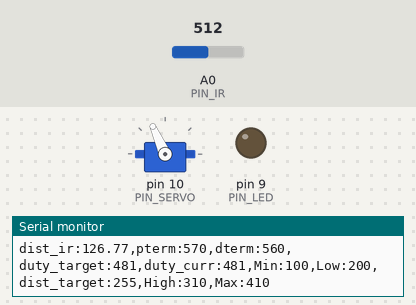
Bench run of a sketch on a simulated Arduino Uno, built with avr-gcc and run on an emulated ATmega328P. Shown: servo, output pins drawn as LEDs (lit = HIGH), the last lines printed to the serial monitor. The inputs (shaded band) are chosen by the test bench; at power-on: A0 (PIN_IR) = 512.

Above: at 1.2 s.
1.3 s: A0 (PIN_IR) set to 716
At 2.5 s:
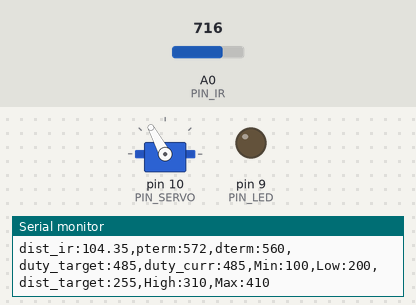
2.9 s: A0 (PIN_IR) set to 306
At 4.8 s:
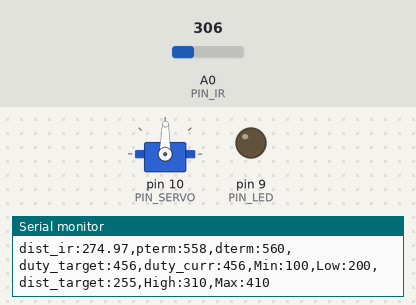
Timing chart, 0 to 6.3 s (numbered marks = the images above; inputs shaded):
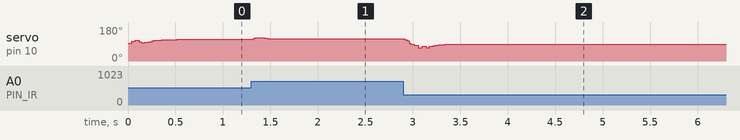

Measured:
- after the input at 1.3 s, servo on pin 10 (PIN_SERVO): 114° → 122° at once, → 119° 0.12 s later, → 118° 0.10 s later

The sketch:

PD__.ino
```cpp
#include <Servo.h>

/////////////////////////////
// Configurable parameters //
/////////////////////////////

// Arduino pin assignment
#define PIN_LED 9 // [3097] LED핀 9번으로 설정
#define PIN_SERVO 10 // [3097] 서보핀 10번으로 설정
#define PIN_IR A0 // [3097] 적외선핀 A0번으로 설정

// Framework setting
#define _DIST_TARGET 255 //[0711] 중간값
#define _DIST_MIN 100 //[0711] 측정 최솟값
#define _DIST_MAX 410 //[0711] 측정 최댓값

// Distance sensor
#define DELAY_MICROS  1500 // 필터에 넣을 샘플값을 측정하는 딜레이(고정값!)
#define _DIST_ALPHA 0.23 // [3095] ema필터의 alpha 값을 설정

// Servo range
#define _DUTY_MIN 1200   // [1615] 서보 제어 펄스 폭: 최고 각도
#define _DUTY_NEU 1500  // [1615] 서보 제어 펄스 폭: 수평
#define _DUTY_MAX 1800  // [1615] 서보 제어 펄스 폭: 최저 각도

// Servo speed control
#define _SERVO_ANGLE 5
#define _SERVO_SPEED 20

// Event periods
#define _INTERVAL_DIST 20  // [3074] 거리측정주기 (ms)
#define _INTERVAL_SERVO 20 // [3078] 서보제어주기 (ms)
#define _INTERVAL_SERIAL 100 // [3078] Serial제어주기 (ms)

// PID parameters
#define _KP 1.7
#define _KD 70.0

//////////////////////
// global variables //
//////////////////////

// Servo instance
Servo myservo;

// Distance sensor
float dist_target; // location to send the ball
float dist_raw;  // [1615] 센서가 인식한 거리
float dist_ema = 0;            // EMA 필터에 사용할 변수
const float coE[] = {-0.0000265, 0.0166209, -1.4502875, 138.2431881};
float samples_num = 3;     // 스파이크 제거를 위한 부분필터에 샘플을 몇개 측정할 것인지.

// Event periods
unsigned long last_sampling_time_dist, last_sampling_time_servo, last_sampling_time_serial;
bool event_dist, event_servo, event_serial;

// Servo speed control
int duty_chg_per_interval;
int duty_target, duty_curr;

// PID variables
float error_curr, control, pterm, dterm, iterm;
float error_prev = 0;

void setup() {
  // initialize GPIO pins for LED and attach servo
  pinMode(PIN_LED, OUTPUT); // [3083] PIN_LED 핀을 OUTPUT으로 설정
  myservo.attach(PIN_SERVO); // [3083] PIN_SERVO 핀을 servo를 쓰는 핀으로 설정
  duty_target, duty_curr = _DUTY_NEU;
  // move servo to neutral position
  myservo.writeMicroseconds(_DUTY_NEU); // [3090]

  // initialize serial port
  Serial.begin(57600); // [3083] serial port의 baud rate를 57600으로 초기화
  // convert angle speed into duty change per interval.
  duty_chg_per_interval = (_DUTY_MAX - _DUTY_MIN) * (float) (_SERVO_ANGLE) * (_INTERVAL_SERVO / 1000.0); // [3074] 서보 업데이트 1주기에 증감 가능한 duty 의 최댓값

  // [1615] 마지막 이벤트 발생 시간 초기화
  last_sampling_time_dist = 0;
  last_sampling_time_servo = 0;
  last_sampling_time_serial = 0;

  event_dist = false;
  event_servo = false;
  event_serial = false;
}

void loop() {
/////////////////////
// Event generator //
/////////////////////
  // [1615] 거리 측정 주기가 되었는지 검사
  if (millis() >= last_sampling_time_dist + _INTERVAL_DIST)
    event_dist = true;

  // [1615] 서보 제어 주기가 되었는지 검사
  if (millis() >= last_sampling_time_servo + _INTERVAL_SERVO)
    event_servo = true;

  // [1615] Serial 제어 주기가 되었는지 검사
  if (millis() >= last_sampling_time_serial + _INTERVAL_SERIAL)
    event_serial = true;


////////////////////
// Event handlers //
////////////////////

  if(event_dist) {
    event_dist = false;
    // get a distance reading from the distance sensor
    float dist = ir_distance_filtered();
    dist_raw = coE[0] * pow(dist, 3) + coE[1] * pow(dist, 2) + coE[2] * dist + coE[3];

    // PID control logic
    error_curr = _DIST_TARGET - dist_raw; // [3073] 현재 읽어들인 데이터와 기준 값의 차이
    pterm = _KP * error_curr; // [3073] p게인 값인 kp와 error 값의 곱
    iterm = 0;
    if (error_curr > 0 && error_curr < 3) dterm = (0.7 + 0.1 * error_curr) * _KD * (error_curr - error_prev);
    else if (error_curr > -3 && error_curr <= 0) dterm = -(0.8 + 0.1 * error_curr) * _KD * (error_curr - error_prev);
    else dterm = _KD * (error_curr - error_prev);
    // control = pterm + iterm + dterm;
    control = pterm + dterm;

    // duty_target = f(duty_neutral, control)
    duty_target = _DUTY_NEU + control;

    // keep duty_target value within the range of [_DUTY_MIN, _DUTY_MAX]
    duty_target = min(max(duty_target, _DUTY_MIN), _DUTY_MAX); // [1615]

    // update error_prev
    error_prev = error_curr;

    // [1615] 마지막 샘플링 시각 업데이트
    last_sampling_time_dist += _INTERVAL_DIST;
  }


  if(event_servo) {
    event_servo = false;
    // adjust duty_curr toward duty_target by duty_chg_per_interval
  if(duty_target > duty_curr) {
    duty_curr += duty_chg_per_interval;
    if(duty_curr > duty_target) duty_curr = duty_target;
  }
  else {
    duty_curr -= duty_chg_per_interval;
    if(duty_curr < duty_target) duty_curr = duty_target;
  }


    // update servo position
    myservo.writeMicroseconds(duty_curr); // [1615]

    // [1615] 마지막 서보 조작 시각 업데이트
    last_sampling_time_servo += _INTERVAL_SERVO;
  }


  if(event_serial) {
    event_serial = false;
    Serial.print("dist_ir:");
    Serial.print(dist_raw);
    Serial.print(",pterm:");
    Serial.print(map(pterm,-1000,1000,510,610));
    Serial.print(",dterm:");
     Serial.print(map(dterm,-1000,1000,510,610));
    Serial.print(",duty_target:");
    Serial.print(map(duty_target,1000,2000,410,510));
    Serial.print(",duty_curr:");
    Serial.print(map(duty_curr,1000,2000,410,510));
    Serial.println(",Min:100,Low:200,dist_target:255,High:310,Max:410");

    // [1615] 마지막 Serial 업데이트 시각 업데이트
    last_sampling_time_serial += _INTERVAL_SERIAL;
  }
}

float ir_distance(void){ // return value unit: mm
  // [3088] 19_example_0에서 가져옴
  float val;
  float volt = float(analogRead(PIN_IR));
  float x = ((6762.0/(volt-9.0))-4.0) * 10.0;  // [1615] 변환 식 보정 필요
  return x;
}

float under_noise_filter(void){ // 아래로 떨어지는 형태의 스파이크를 제거해주는 필터
  int currReading;
  int largestReading = 0;
  for (int i = 0; i < samples_num; i++) {
    currReading = ir_distance();
    if (currReading > largestReading) { largestReading = currReading; }
    // Delay a short time before taking another reading
    delayMicroseconds(DELAY_MICROS);
  }
  return largestReading;
}

float ir_distance_filtered(void){ // return value unit: mm
  // under_noise_filter를 통과한 값을 upper_nosie_filter에 넣어 최종 값이 나옴.
  int currReading;
  int lowestReading = 1024;
  for (int i = 0; i < samples_num; i++) {
    currReading = under_noise_filter();
    if (currReading < lowestReading) { lowestReading = currReading; }
  }
//    if (lowestReading <= _DIST_MIN) lowestReading = _DIST_MIN;
//    if (lowestReading >= _DIST_MAX) lowestReading = _DIST_MAX;
  // ema 필터 추가
  dist_ema = _DIST_ALPHA*lowestReading + (1-_DIST_ALPHA)*dist_ema;
  return dist_ema;
}
```
